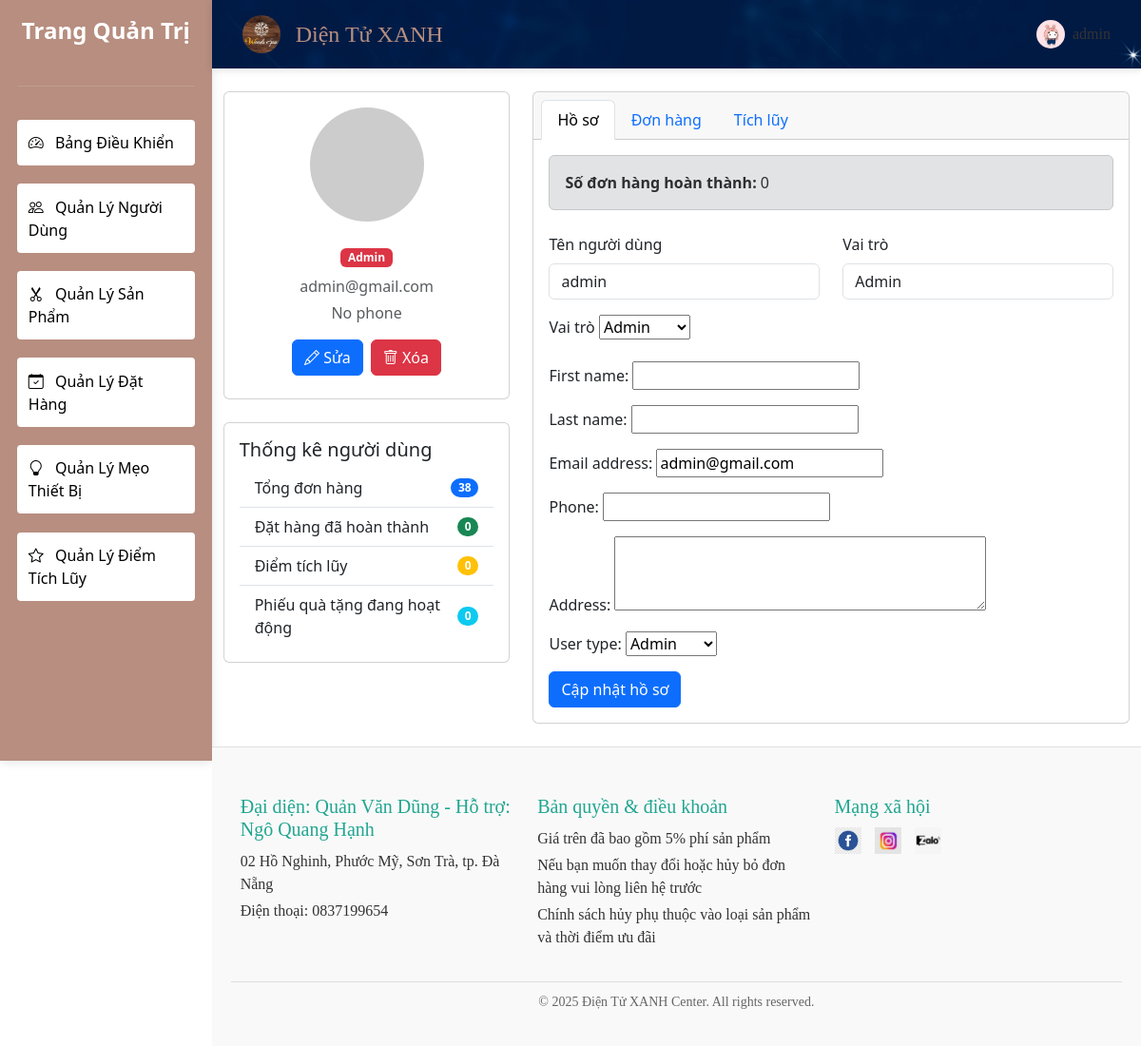
Page /accounts/admin/users/8/ (signed in) on the committed database.
### accounts/models.py (models this page shows, shortened)
class CustomUser(AbstractUser):
    phone = models.CharField(max_length=15, blank=True)
    address = models.TextField(blank=True)
    USER_TYPE_CHOICES = (
        ('admin', 'Admin'),
        ('staff', 'Staff'),
        ('customer', 'Customer'),
    )
    user_type = models.CharField(max_length=10, choices=USER_TYPE_CHOICES, default='customer')
    class Meta:
        verbose_name = 'User'
        verbose_name_plural = 'Users'
    def is_admin(self):
        return self.user_type == 'admin'

class LoyaltyPoints(models.Model):
    user = models.OneToOneField('CustomUser', on_delete=models.CASCADE, related_name='loyalty_points')
    points = models.PositiveIntegerField(default=0)
    last_updated = models.DateTimeField(auto_now=True)
    class Meta:
        verbose_name_plural = "Loyalty Points"
        managed = False

### accounts/views.py (the view)
# urls.py: path('admin/users/<int:pk>/', admin_user_detail, name='admin_user_detail'),
@admin_required
def admin_user_detail(request, pk):
    user = get_object_or_404(CustomUser, pk=pk)
    bookings = Booking.objects.filter(customer=user).order_by('-booking_date')[:10]
    points = LoyaltyPoints.objects.filter(user=user).first()
    completed_bookings_count = Booking.objects.filter(customer=user, status='completed').count()
    active_vouchers_count = user.vouchers.filter(is_used=False, expires_at__gte=timezone.now()).count()
    if request.method == 'POST':
        form = ProfileForm(request.POST, instance=user)
        if form.is_valid():
            form.save()
            messages.success(request, 'User updated successfully')
            return redirect('accounts:admin_user_detail', pk=user.pk)
    else:
        form = ProfileForm(instance=user)
    context = {
        'user': user,
        'form': form,
        'bookings': bookings,
        'points': points,
        'completed_bookings_count': completed_bookings_count,
        'active_vouchers_count': active_vouchers_count,
        'now': timezone.now(),
    }
    return render(request, 'admin/users/detail.html', context)

### accounts/forms.py
class ProfileForm(forms.ModelForm):
    class Meta:
        model = CustomUser
        fields = ['first_name', 'last_name', 'email', 'phone', 'address', 'user_type']
        widgets = {
            'address': forms.Textarea(attrs={'rows': 3}),
            'user_type': forms.Select(choices=CustomUser.USER_TYPE_CHOICES),
        }

### accounts/views.py (called while the page is built)
def admin_required(view_func):
    actual_decorator = user_passes_test(
        lambda u: u.is_authenticated and u.is_admin(),
        login_url='/accounts/login/'
    )
    return login_required(actual_decorator(view_func))

### bookings/models.py (called while the page is built)
    def get_status_class(self):
        return {
            'pending': 'warning',
            'confirmed': 'info',
            'completed': 'success',
            'cancelled': 'danger'
        }.get(self.status, 'secondary')

### templates/admin/users/detail.html (shortened to what this page needs)
{% extends 'admin/base.html' %}
{% block content %}
<div class="row">
    <div class="col-md-4">
        <div class="card mb-4">
            <div class="card-body text-center">
                <img src="https://ui-avatars.com/api/?name={{ user.get_full_name|urlencode }}&background=random"
                     alt="Avatar" class="rounded-circle mb-3" width="120">
                <span class="badge bg-{% if user.is_admin %}danger{% elif user.is_staff_member %}info{% else %}secondary{% endif %} mb-2">
                    {{ user.get_user_type_display }}
                </span>
                <p class="text-muted mb-1">{{ user.email }}</p>
                <p class="text-muted">{{ user.phone|default:"No phone" }}</p>
                <div class="d-flex justify-content-center mb-2">
                    <a href="{% url 'accounts:admin_user_update' user.pk %}"
                       class="btn btn-primary me-2">
                        <i class="bi bi-pencil"></i> Sửa
                    </a>
                    <a href="{% url 'accounts:admin_user_delete' user.pk %}"
                       class="btn btn-danger">
                        <i class="bi bi-trash"></i> Xóa
                    </a>
                </div>
            </div>
        </div>
        {% include 'admin/users/_user_stats.html' %}
    </div>
    <div class="col-md-8">
        <div class="card">
            <div class="card-header">
                <ul class="nav nav-tabs card-header-tabs">
                    <li class="nav-item">
                        <a class="nav-link active" data-bs-toggle="tab" href="#profile">Hồ sơ</a>
                    </li>
                    <li class="nav-item">
                        <a class="nav-link" data-bs-toggle="tab" href="#bookings">Đơn hàng</a>
                    </li>
                    <li class="nav-item">
                        <a class="nav-link" data-bs-toggle="tab" href="#loyalty">Tích lũy</a>
                    </li>
                </ul>
            </div>
            <div class="card-body">
                <div class="tab-content">
                    <div class="tab-pane fade show active" id="profile">
                        <div class="alert alert-secondary mb-4">
                            <strong>Số đơn hàng hoàn thành:</strong> {{ completed_bookings_count }}
                        </div>
                        <form method="post">
                            <div class="row">
                                <div class="col-md-6">
                                    <div class="mb-3">
                                        <label class="form-label">Tên người dùng</label>
                                        <input type="text" class="form-control" value="{{ user.username }}" readonly>
                                    </div>
                                </div>
                                <div class="col-md-6">
                                    <div class="mb-3">
                                        <label class="form-label">Vai trò</label>
                                        <input type="text" class="form-control"
                                               value="{{ user.get_user_type_display }}" readonly>
                                    </div>
                                </div>
                                <div class="col-md-6">
    <div class="mb-3">
        <label class="form-label">Vai trò</label>
        {{ form.user_type }}
    </div>
</div>
                            </div>
                            {{ form.as_p }}
                            <button type="submit" class="btn btn-primary">Cập nhật hồ sơ</button>
                        </form>
                    </div>
                </div>
            </div>
        </div>
    </div>
</div>
{% endblock %}

### templates/admin/partials/_navbar.html (shortened to what this page needs)
{% load static %}
<header style="background-image: url('{% static 'images/navbar.jpg' %}');; box-shadow: 0 2px 8px rgba(0, 0, 0, 0.1); padding: 1rem 2rem; display: flex; align-items: center; justify-content: space-between;">
    <div style="display: flex; align-items: center;">
        <img src="{% static 'images/logo.jpg' %}" alt="Logo" style="width: 40px; height: 40px; border-radius: 50%; margin-right: 1rem;">
        <h1 style="font-family: 'Cormorant Garamond', serif; font-size: 1.5rem; color: #B78E80; margin: 0;">Diện Tử XANH</h1>
    </div>
    <div class="dropdown" style="position: relative;">
        <div onclick="toggleDropdown(event)" style="cursor: pointer; display: flex; align-items: center; font-family: 'Cormorant Garamond', serif; font-size: 1rem; color: #333;">
            <img src="{% static 'images/default-avartar.jpg' %}" alt="Avatar" class="avatar" style="width: 30px; height: 30px; border-radius: 50%; margin-right: 8px;">
            <span>{{ request.user.get_full_name|default:request.user.username }}</span>
        </div>
    </div>
</header>

### templates/admin/users/_user_stats.html
<div class="card">
    <div class="card-body">
        <h5 class="card-title">Thống kê người dùng</h5>
        <ul class="list-group list-group-flush">
            <li class="list-group-item d-flex justify-content-between align-items-center">
                Tổng đơn hàng
                <span class="badge bg-primary rounded-pill">{{ user.booking_set.count }}</span>
            </li>
            <li class="list-group-item d-flex justify-content-between align-items-center">
                Đặt hàng đã hoàn thành
                <span class="badge bg-success rounded-pill">{{ completed_bookings_count }}
                </span>
            </li>
            <li class="list-group-item d-flex justify-content-between align-items-center">
                Điểm tích lũy
                <span class="badge bg-warning rounded-pill">
                    {{ user.loyalty_points.points|default:0 }}
                </span>
            </li>
            <li class="list-group-item d-flex justify-content-between align-items-center">
                Phiếu quà tặng đang hoạt động
                <span class="badge bg-info rounded-pill">
                    {{ active_vouchers_count }}
                </span>
            </li>
        </ul>
    </div>
</div>

### rows in the picture
CustomUser: user.get_full_name "admin", user_type "Admin", email "admin@gmail.com", phone "No phone", booking_set.count "38", loyalty_points.points "0", username "admin"

### other values in the picture
{{ completed_bookings_count }} "0"
{{ active_vouchers_count }} "0"
